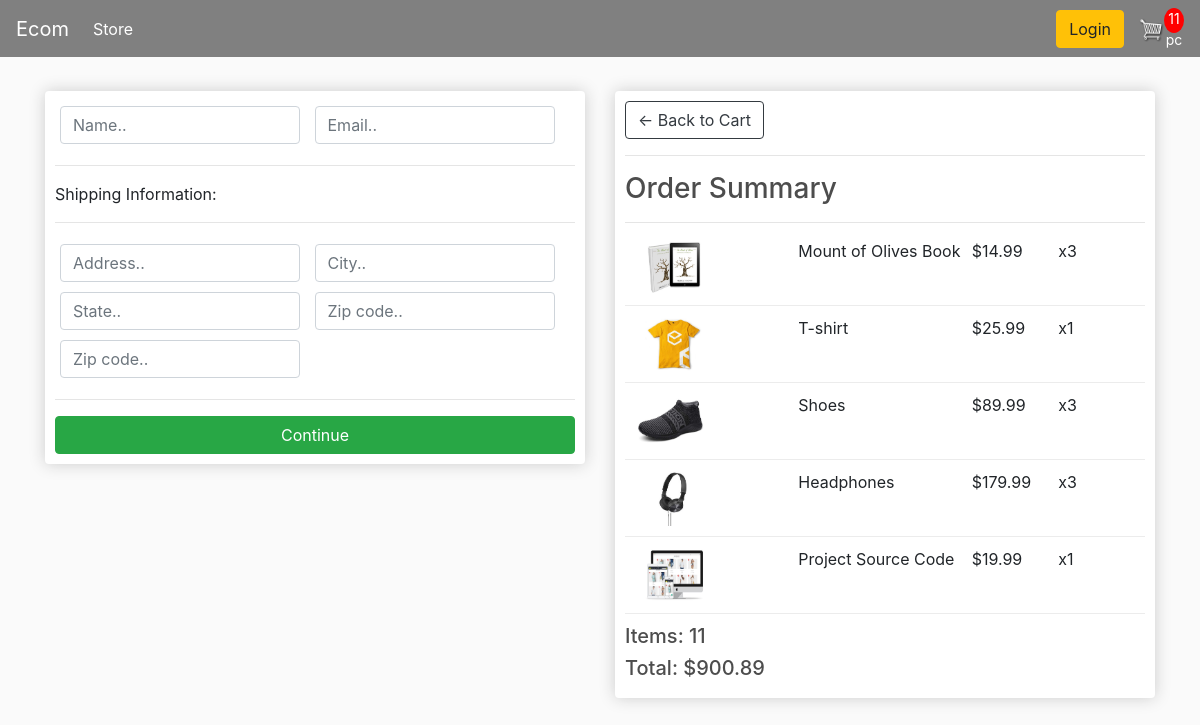
/checkout/ (signed in), run on an earlier commit of the app's database.
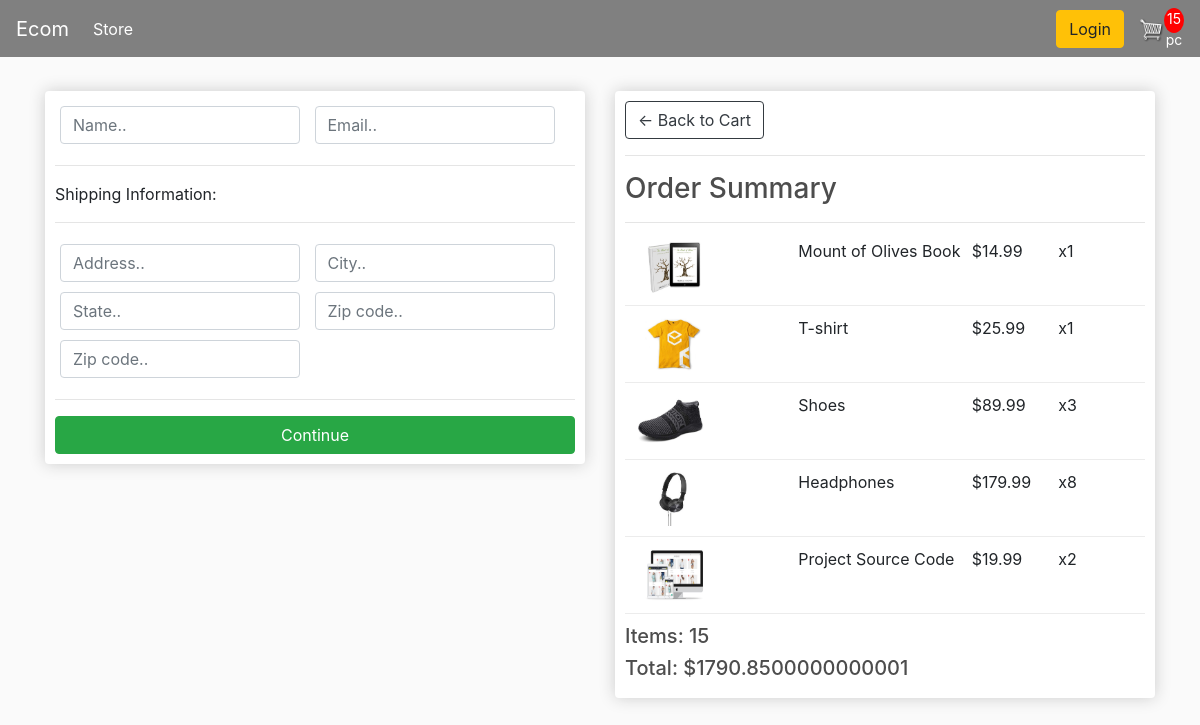
And on a later commit of the database.
### store/models.py (models this page shows, shortened)
class OrderItem(models.Model):
	product = models.ForeignKey(Product, on_delete=models.SET_NULL, null=True)
	order = models.ForeignKey(Order, on_delete=models.SET_NULL, null=True)
	quantity = models.IntegerField(default=0, null=True, blank=True)
	date_added = models.DateTimeField(auto_now_add=True)
	@property
	def get_total(self):
		total = self.product.price * self.quantity
		return total

class Order(models.Model):
	customer = models.ForeignKey(Customer, on_delete=models.SET_NULL, null=True, blank=True)
	date_ordered = models.DateTimeField(auto_now_add=True)
	complete = models.BooleanField(default=False)
	transaction_id = models.CharField(max_length=100, null=True)
	@property
	def get_cart_total(self):
		orderitems = self.orderitem_set.all()
		total = sum([item.get_total for item in orderitems])
		return total
	@property
	def get_cart_items(self):
		orderitems = self.orderitem_set.all()
		total = sum([item.quantity for item in orderitems])
		return total

class Product(models.Model):
	name = models.CharField(max_length=200)
	price = models.FloatField()
	digital = models.BooleanField(default=False,null=True, blank=True)
	image = models.ImageField(null=True, blank=True)
	@property # This is a decorator that is allowing us to use this method as an attribute
	def imageURL(self):
		try:
			url = self.image.url # This will return the URL of the image and add it to the imageURL attribute
		except:
			url = ''
		return url

### store/views.py (the view)
# urls.py: path('checkout/', views.checkout, name="checkout"),
def checkout(request):
	if request.user.is_authenticated:
		customer = request.user.customer
		order, created = Order.objects.get_or_create(customer=customer, complete=False)
		items = order.orderitem_set.all()
		cartItems = order.get_cart_items
	else:
		items = []
		order = {'get_cart_total':0, 'get_cart_items':0}
		cartItems = order['get_cart_items']
	context = {'items':items, 'order':order, 'cartItems':cartItems}
	return render(request, 'store/checkout.html', context)

### store/templates/store/Checkout.html (shortened to what this page needs)
{% extends 'store/main.html' %}
{% load static %}
{% block content %}
     <div class="row">
		<div class="col-lg-6">
			<div class="box-element" id="form-wrapper">
				<form id="form">
					<div id="user-info">
						<div class="form-field">
							<input required class="form-control" type="text" name="name" placeholder="Name..">
						</div>
						<div class="form-field">
							<input required class="form-control" type="email" name="email" placeholder="Email..">
						</div>
					</div>
					<div id="shipping-info">
						<hr>
						<p>Shipping Information:</p>
						<hr>
						<div class="form-field">
							<input class="form-control" type="text" name="address" placeholder="Address..">
						</div>
						<div class="form-field">
							<input class="form-control" type="text" name="city" placeholder="City..">
						</div>
						<div class="form-field">
							<input class="form-control" type="text" name="state" placeholder="State..">
						</div>
						<div class="form-field">
							<input class="form-control" type="text" name="zipcode" placeholder="Zip code..">
						</div>
						<div class="form-field">
							<input class="form-control" type="text" name="country" placeholder="Zip code..">
						</div>
					</div>
					<hr>
					<input id="form-button" class="btn btn-success btn-block" type="submit" value="Continue">
				</form>
			</div>
			<br>
		</div>
		<div class="col-lg-6">
			<div class="box-element">
				<a  class="btn btn-outline-dark" href="{% url 'cart' %}">&#x2190; Back to Cart</a>
				<hr>
				<h3>Order Summary</h3>
				<hr>
				{% for item in items %}
				<div class="cart-row">
					<div style="flex:2"><img class="row-image" src="{{item.product.imageURL}}"></div>
					<div style="flex:2"><p>{{item.product.name}}</p></div>
					<div style="flex:1"><p>${{item.product.price}}</p></div>
					<div style="flex:1"><p>x{{item.quantity}}</p></div>
				</div>
				{% endfor %}
				<h5>Items:   {{order.get_cart_items}}</h5>
				<h5>Total:   ${{order.get_cart_total}}</h5>
			</div>
		</div>
	</div>
{% endblock content %}

What changed in the data, as far as the page shows it:
changed OrderItem "Mount of Olives Book": quantity "3" → "1"
changed OrderItem "Headphones": quantity "3" → "8"
changed OrderItem "Project Source Code": quantity "1" → "2"
changed through a linked row, Order: get_cart_items "11" → "15"; get_cart_total "900.89" → "1790.8500000000001"
Also different on the page:
{{ cartItems }}: "11" → "15"
